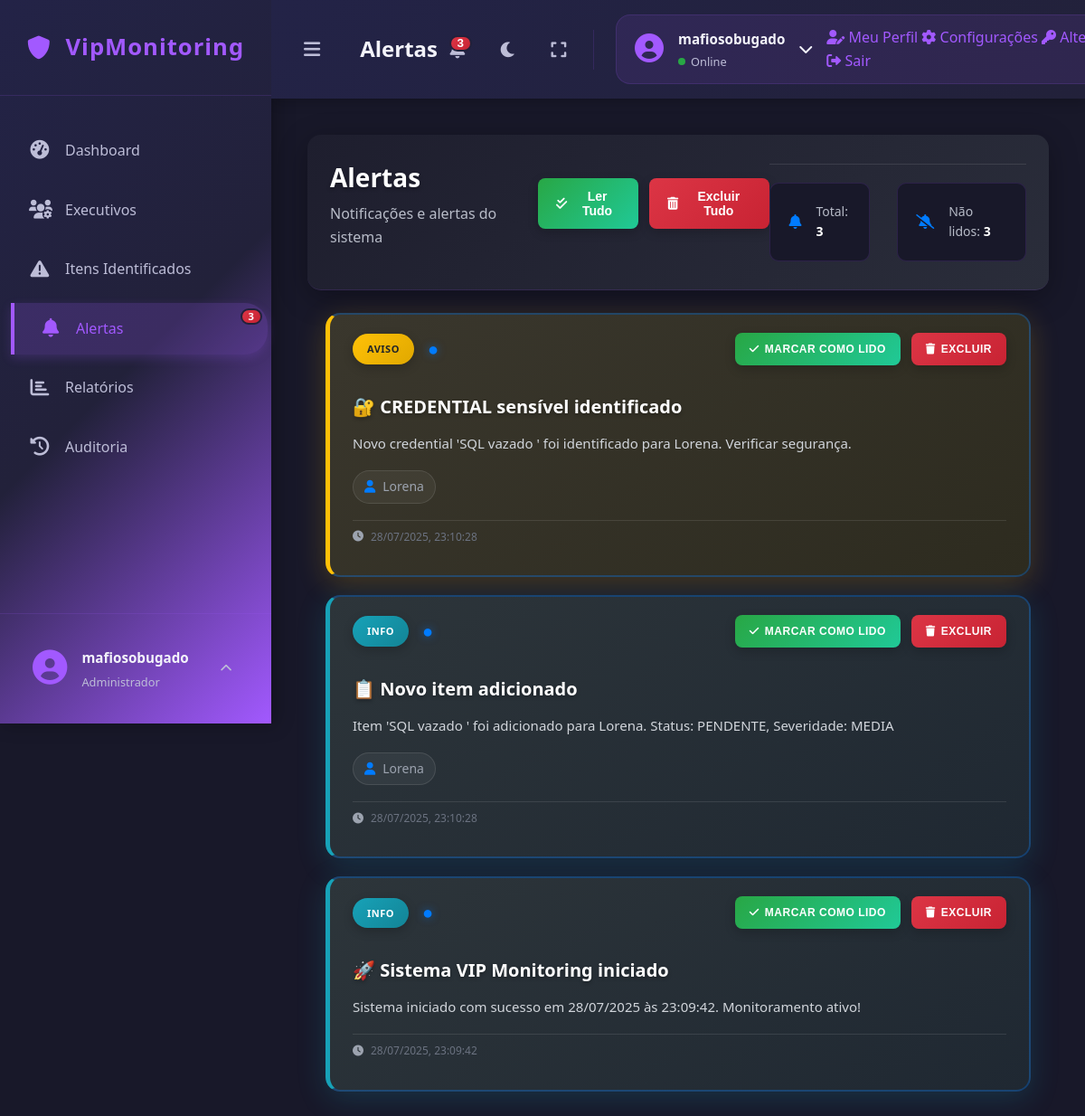
/alerts (signed in), run on the app's committed database.
### tables this page shows
CREATE TABLE users (
            id INTEGER PRIMARY KEY AUTOINCREMENT,
            username TEXT NOT NULL UNIQUE,
            email TEXT NOT NULL UNIQUE,
            password TEXT NOT NULL
        );

CREATE TABLE alerts (
            id INTEGER PRIMARY KEY AUTOINCREMENT,
            title TEXT NOT NULL,
            description TEXT NOT NULL,
            type TEXT NOT NULL, -- CRITICO, AVISO, INFO
            related_item_id INTEGER,
            related_executive_id INTEGER,
            is_read BOOLEAN DEFAULT 0,
            created_at TEXT NOT NULL DEFAULT CURRENT_TIMESTAMP,
            FOREIGN KEY (related_item_id) REFERENCES items (id) ON DELETE SET NULL,
            FOREIGN KEY (related_executive_id) REFERENCES executives (id) ON DELETE SET NULL
        );

CREATE TABLE executives (
            id INTEGER PRIMARY KEY AUTOINCREMENT,
            name TEXT NOT NULL,
            email TEXT NOT NULL UNIQUE,
            role TEXT,
            department TEXT,
            risk_score REAL DEFAULT 0.0,
            risk_level TEXT DEFAULT 'NENHUM'
        );

### app.py (the view)
@app.route('/alerts')
@login_required
def alerts():
    try:
        all_alerts = database.get_all_alerts()
        return render_template('alerts.html', alerts=all_alerts, active_page='alerts')
    except Exception as e:
        print(f"Erro na rota alerts: {e}")
        return render_template('alerts.html', alerts=[], active_page='alerts')

### app.py (called while the page is built)
@login_manager.user_loader
def load_user(user_id):
    try:
        return database.User.get(user_id)
    except Exception as e:
        print(f"Erro ao carregar usuário {user_id}: {e}")
        return None

### database.py (called while the page is built)
def get_db_connection():
    conn = sqlite3.connect(DATABASE)
    conn.row_factory = sqlite3.Row # Isso permite acessar colunas por nome
    return conn

def get_all_alerts():
    conn = get_db_connection()
    alerts = conn.execute('''
        SELECT a.*, e.name as executive_name, i.title as item_title
        FROM alerts a
        LEFT JOIN executives e ON a.related_executive_id = e.id
        LEFT JOIN items i ON a.related_item_id = i.id
        ORDER BY a.created_at DESC
    ''').fetchall()
    conn.close()
    return alerts

    @staticmethod
    def get(user_id):
        conn = get_db_connection()
        user_data = conn.execute('SELECT * FROM users WHERE id = ?', (user_id,)).fetchone()
        conn.close()
        if user_data:
            return User(user_data['id'], user_data['username'], user_data['email'], user_data['password'])
        return None

### templates/alerts.html (shortened to what this page needs)
{% extends "base.html" %}
{% block page_title %}Alertas{% endblock %}
{% block content %}
    <div class="content-header">
        <div class="header-content">
            <div class="header-text">
                <h1>Alertas</h1>
                <p class="subtitle">Notificações e alertas do sistema</p>
            </div>
            <div class="header-actions">
                <button class="btn-bulk btn-read-all" onclick="markAllAsRead()" title="Marcar todos como lidos">
                    <i class="fas fa-check-double"></i> Ler Tudo
                </button>
                <button class="btn-bulk btn-delete-all" onclick="deleteAllAlerts()" title="Excluir todos os alertas">
                    <i class="fas fa-trash-alt"></i> Excluir Tudo
                </button>
            </div>
        </div>
        <div class="alerts-stats">
            <div class="stat-item">
                <i class="fas fa-bell"></i>
                <span>Total: <strong id="totalAlerts">{{ alerts|length }}</strong></span>
            </div>
            <div class="stat-item">
                <i class="fas fa-bell-slash"></i>
                <span>Não lidos: <strong id="unreadAlerts">{{ alerts|selectattr('is_read', 'equalto', 0)|list|length }}</strong></span>
            </div>
        </div>
    </div>
    <div class="alerts-container">
        {% if alerts %}
            {% for alert in alerts %}
            <div class="alert-card alert-{{ alert.type.lower() }} {% if not alert.is_read %}alert-unread{% endif %}" data-alert-id="{{ alert.id }}">
                <div class="alert-header">
                    <div class="alert-type-badge">
                        {% if alert.type == 'CRITICO' %}
                            <span class="badge badge-critical">CRÍTICO</span>
                        {% elif alert.type == 'AVISO' %}
                            <span class="badge badge-warning">AVISO</span>
                        {% else %}
                            <span class="badge badge-info">INFO</span>
                        {% endif %}
                        {% if not alert.is_read %}
                            <span class="unread-indicator">●</span>
                        {% endif %}
                    </div>
                    <div class="alert-actions">
                        {% if not alert.is_read %}
                            <button class="btn-action btn-mark-read" onclick="markAsRead({{ alert.id }})" title="Marcar como lido">
                                <i class="fas fa-check"></i> Marcar como lido
                            </button>
                        {% endif %}
                        <button class="btn-action btn-delete" onclick="deleteAlert({{ alert.id }})" title="Excluir">
                            <i class="fas fa-trash"></i> Excluir
                        </button>
                    </div>
                </div>
                <div class="alert-content">
                    <h3 class="alert-title">{{ alert.title }}</h3>
                    <p class="alert-description">{{ alert.description }}</p>
                    {% if alert.executive_name or alert.item_title %}
                    <div class="alert-related">
                        {% if alert.executive_name %}
                            <span class="related-info">
                                <i class="fas fa-user"></i> {{ alert.executive_name }}
                            </span>
                        {% endif %}
                    </div>
                    {% endif %}
                    <div class="alert-timestamp">
                        <i class="fas fa-clock"></i> {{ alert.created_at }}
                    </div>
                </div>
            </div>
            {% endfor %}
        {% endif %}
    </div>
{% endblock %}

### templates/base.html (shortened to what this page needs)
<!DOCTYPE html>
<html lang="pt-BR">
<head>
    <link rel="stylesheet" href="{{ url_for('static', filename='css/style.css') }}">
    <link rel="stylesheet" href="https://cdnjs.cloudflare.com/ajax/libs/font-awesome/6.0.0/css/all.min.css">
</head>
<body>
    <div class="app-container">
        <div class="sidebar">
            <div class="sidebar-header">
                <div class="app-logo">
                    <i class="fas fa-shield-alt"></i>
                    <span>VipMonitoring</span>
                </div>
            </div>
            <nav class="sidebar-nav">
                <ul>
                    <li class="nav-item {{ 'active' if active_page == 'dashboard' else '' }}">
                        <a href="{{ url_for('dashboard') }}">
                            <i class="fas fa-tachometer-alt"></i>
                            <span class="nav-text">Dashboard</span>
                        </a>
                    </li>
                    <li class="nav-item {{ 'active' if active_page == 'executives' else '' }}">
                        <a href="{{ url_for('executives') }}">
                            <i class="fas fa-users-cog"></i>
                            <span class="nav-text">Executivos</span>
                        </a>
                    </li>
                    <li class="nav-item {{ 'active' if active_page == 'items' else '' }}">
                        <a href="{{ url_for('items') }}">
                            <i class="fas fa-exclamation-triangle"></i>
                            <span class="nav-text">Itens Identificados</span>
                        </a>
                    </li>
                    <li class="nav-item {{ 'active' if active_page == 'alerts' else '' }}">
                        <a href="{{ url_for('alerts') }}">
                            <i class="fas fa-bell"></i>
                            <span class="nav-text">Alertas</span>
                            <span class="notification-badge" id="alertsBadge" style="display: none;"></span>
                        </a>
                    </li>
                    <li class="nav-item {{ 'active' if active_page == 'reports' else '' }}">
                        <a href="{{ url_for('reports') }}">
                            <i class="fas fa-chart-bar"></i>
                            <span class="nav-text">Relatórios</span>
                        </a>
                    </li>
                    <li class="nav-item {{ 'active' if active_page == 'audit' else '' }}">
                        <a href="{{ url_for('audit') }}">
                            <i class="fas fa-history"></i>
                            <span class="nav-text">Auditoria</span>
                        </a>
                    </li>
                </ul>
            </nav>
            <div class="sidebar-footer">
                <div class="user-profile">
                    <div class="user-avatar">
                        <i class="fas fa-user-circle"></i>
                    </div>
                    <div class="user-info">
                        <span class="user-name">{{ current_user.username if current_user.is_authenticated else 'Usuário' }}</span>
                        <span class="user-role">Administrador</span>
                    </div>
                    <div class="user-menu">
                        <button class="user-menu-toggle" onclick="toggleUserMenu()">
                            <i class="fas fa-chevron-up"></i>
                        </button>
                    </div>
                </div>
            </div>
        </div>
        <div class="main-content">
            <nav class="navbar">
                <div class="navbar-left">
                    <button class="sidebar-toggle" onclick="toggleSidebar()">
                        <i class="fas fa-bars"></i>
                    </button>
                    <div class="page-title">
                        <h3>{% block page_title %}{% endblock %}</h3>
                    </div>
                </div>
                <div class="navbar-right">
                    <div class="navbar-actions">
                        <div style="position: relative;">
                            <button class="action-btn" id="alertBtn" title="Alertas Recentes" onclick="toggleAlertsDropdown()">
                                <i class="fas fa-bell"></i>
                                <span class="notification-badge" id="alertsCount" style="display: none;">0</span>
                            </button>
                        </div>
                        <button class="action-btn" title="Modo escuro" onclick="toggleDarkMode()">
                            <i class="fas fa-moon"></i>
                        </button>
                        <button class="action-btn" title="Tela cheia" onclick="toggleFullscreen()">
                            <i class="fas fa-expand"></i>
                        </button>
                    </div>
                    <div class="user-info-navbar" onclick="toggleNavUserMenu()">
                        <div class="user-avatar-small">
                            <i class="fas fa-user-circle"></i>
                        </div>
                        <div class="user-details">
                            <span class="user-name">{{ current_user.username if current_user.is_authenticated else 'Usuário' }}</span>
                            <span class="user-status online">Online</span>
                        </div>
                        <div class="user-chevron">
                            <i class="fas fa-chevron-down" id="navUserChevron"></i>
                        </div>
                        <div class="user-nav-dropdown" id="userNavDropdown">
                            <a href="#" class="nav-menu-item">
                                <i class="fas fa-user-edit"></i>
                                <span>Meu Perfil</span>
                            </a>
                            <a href="#" class="nav-menu-item">
                                <i class="fas fa-cog"></i>
                                <span>Configurações</span>
                            </a>
                            <a href="#" class="nav-menu-item">
                                <i class="fas fa-key"></i>
                                <span>Alterar Senha</span>
                            </a>
                            <a href="{{ url_for('logout') }}" class="nav-menu-item logout">
                                <i class="fas fa-sign-out-alt"></i>
                                <span>Sair</span>
                            </a>
                        </div>
                    </div>
                </div>
            </nav>
            <div class="content-area"
                 style="margin-left: 0; transition: margin-left 0.3s ease;"
                 data-sidebar-state="closed">
                {% block content %}{% endblock %}
            </div>
        </div>
    </div>
</body>
</html>

### data on the page
users: username "mafiosobugado"
alerts: type "AVISO", title "🔐 CREDENTIAL sensível identificado", description "Novo credential 'SQL vazado ' foi identificado para Lorena. Verificar segurança.", executive_name "Lorena", created_at "28/07/2025, 23:10:28"
alerts: type "INFO", title "📋 Novo item adicionado", description "Item 'SQL vazado ' foi adicionado para Lorena. Status: PENDENTE, Severidade: MEDIA", executive_name "Lorena", created_at "28/07/2025, 23:10:28"
alerts: type "INFO", title "🚀 Sistema VIP Monitoring iniciado", description "Sistema iniciado com sucesso em 28/07/2025 às 23:09:42. Monitoramento ativo!", created_at "28/07/2025, 23:09:42"

### other printed values
{{ alerts|length }} "3"
{{ alerts|selectattr('is_read', 'equalto', 0)|list|length }} "3"
